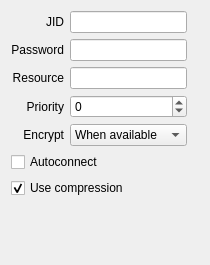
<ui version="4.0" >
 <class>jAccountSettingsClass</class>
 <widget class="QWidget" name="jAccountSettingsClass" >
  <property name="geometry" >
   <rect>
    <x>0</x>
    <y>0</y>
    <width>210</width>
    <height>265</height>
   </rect>
  </property>
  <property name="windowTitle" >
   <string>jAccountSettings</string>
  </property>
  <layout class="QGridLayout" name="gridLayout" >
   <item row="3" column="0" >
    <widget class="QLabel" name="priorityLabel" >
     <property name="text" >
      <string>Priority</string>
     </property>
     <property name="alignment" >
      <set>Qt::AlignRight|Qt::AlignTrailing|Qt::AlignVCenter</set>
     </property>
     <property name="buddy" >
      <cstring>prioritySpinBox</cstring>
     </property>
    </widget>
   </item>
   <item row="4" column="0" >
    <widget class="QLabel" name="encryptLabel" >
     <property name="text" >
      <string>Encrypt</string>
     </property>
     <property name="alignment" >
      <set>Qt::AlignRight|Qt::AlignTrailing|Qt::AlignVCenter</set>
     </property>
     <property name="buddy" >
      <cstring>tlsComboBox</cstring>
     </property>
    </widget>
   </item>
   <item row="5" column="0" colspan="4" >
    <widget class="QCheckBox" name="autologinCheck" >
     <property name="sizePolicy" >
      <sizepolicy vsizetype="Fixed" hsizetype="Expanding" >
       <horstretch>0</horstretch>
       <verstretch>0</verstretch>
      </sizepolicy>
     </property>
     <property name="text" >
      <string>Autoconnect</string>
     </property>
    </widget>
   </item>
   <item row="6" column="0" colspan="4" >
    <widget class="QCheckBox" name="compressCheckBox" >
     <property name="sizePolicy" >
      <sizepolicy vsizetype="Fixed" hsizetype="Expanding" >
       <horstretch>0</horstretch>
       <verstretch>0</verstretch>
      </sizepolicy>
     </property>
     <property name="text" >
      <string>Use compression</string>
     </property>
     <property name="checked" >
      <bool>true</bool>
     </property>
    </widget>
   </item>
   <item row="0" column="0" >
    <widget class="QLabel" name="jidLabel" >
     <property name="text" >
      <string>JID</string>
     </property>
     <property name="alignment" >
      <set>Qt::AlignRight|Qt::AlignTrailing|Qt::AlignVCenter</set>
     </property>
     <property name="buddy" >
      <cstring>jidEdit</cstring>
     </property>
    </widget>
   </item>
   <item row="0" column="1" >
    <widget class="QLineEdit" name="jidEdit" >
     <property name="sizePolicy" >
      <sizepolicy vsizetype="Fixed" hsizetype="Expanding" >
       <horstretch>0</horstretch>
       <verstretch>0</verstretch>
      </sizepolicy>
     </property>
     <property name="layoutDirection" >
      <enum>Qt::LeftToRight</enum>
     </property>
     <property name="readOnly" >
      <bool>false</bool>
     </property>
    </widget>
   </item>
   <item row="1" column="0" >
    <widget class="QLabel" name="passwordLabel" >
     <property name="text" >
      <string>Password</string>
     </property>
     <property name="alignment" >
      <set>Qt::AlignRight|Qt::AlignTrailing|Qt::AlignVCenter</set>
     </property>
     <property name="buddy" >
      <cstring>paswdEdit</cstring>
     </property>
    </widget>
   </item>
   <item row="1" column="1" >
    <widget class="QLineEdit" name="paswdEdit" >
     <property name="inputMask" >
      <string/>
     </property>
     <property name="echoMode" >
      <enum>QLineEdit::Password</enum>
     </property>
    </widget>
   </item>
   <item row="2" column="0" >
    <widget class="QLabel" name="resourceLabel" >
     <property name="text" >
      <string>Resource</string>
     </property>
     <property name="alignment" >
      <set>Qt::AlignRight|Qt::AlignTrailing|Qt::AlignVCenter</set>
     </property>
     <property name="buddy" >
      <cstring>resourceEdit</cstring>
     </property>
    </widget>
   </item>
   <item row="2" column="1" >
    <widget class="QLineEdit" name="resourceEdit" >
     <property name="inputMask" >
      <string/>
     </property>
    </widget>
   </item>
   <item row="3" column="1" >
    <widget class="QSpinBox" name="prioritySpinBox" >
     <property name="sizePolicy" >
      <sizepolicy vsizetype="Fixed" hsizetype="Expanding" >
       <horstretch>0</horstretch>
       <verstretch>0</verstretch>
      </sizepolicy>
     </property>
     <property name="minimum" >
      <number>-127</number>
     </property>
     <property name="maximum" >
      <number>128</number>
     </property>
    </widget>
   </item>
   <item row="4" column="1" >
    <widget class="QComboBox" name="tlsComboBox" >
     <property name="sizePolicy" >
      <sizepolicy vsizetype="Fixed" hsizetype="Expanding" >
       <horstretch>0</horstretch>
       <verstretch>0</verstretch>
      </sizepolicy>
     </property>
     <property name="currentIndex" >
      <number>1</number>
     </property>
     <item>
      <property name="text" >
       <string>Never</string>
      </property>
     </item>
     <item>
      <property name="text" >
       <string>When available</string>
      </property>
     </item>
     <item>
      <property name="text" >
       <string>Always</string>
      </property>
     </item>
    </widget>
   </item>
   <item row="7" column="0" >
    <spacer name="verticalSpacer" >
     <property name="orientation" >
      <enum>Qt::Vertical</enum>
     </property>
     <property name="sizeHint" stdset="0" >
      <size>
       <width>20</width>
       <height>40</height>
      </size>
     </property>
    </spacer>
   </item>
  </layout>
 </widget>
 <layoutdefault spacing="6" margin="11" />
 <tabstops>
  <tabstop>jidEdit</tabstop>
  <tabstop>paswdEdit</tabstop>
  <tabstop>resourceEdit</tabstop>
  <tabstop>prioritySpinBox</tabstop>
  <tabstop>tlsComboBox</tabstop>
  <tabstop>autologinCheck</tabstop>
  <tabstop>compressCheckBox</tabstop>
 </tabstops>
 <resources/>
 <connections/>
</ui>
